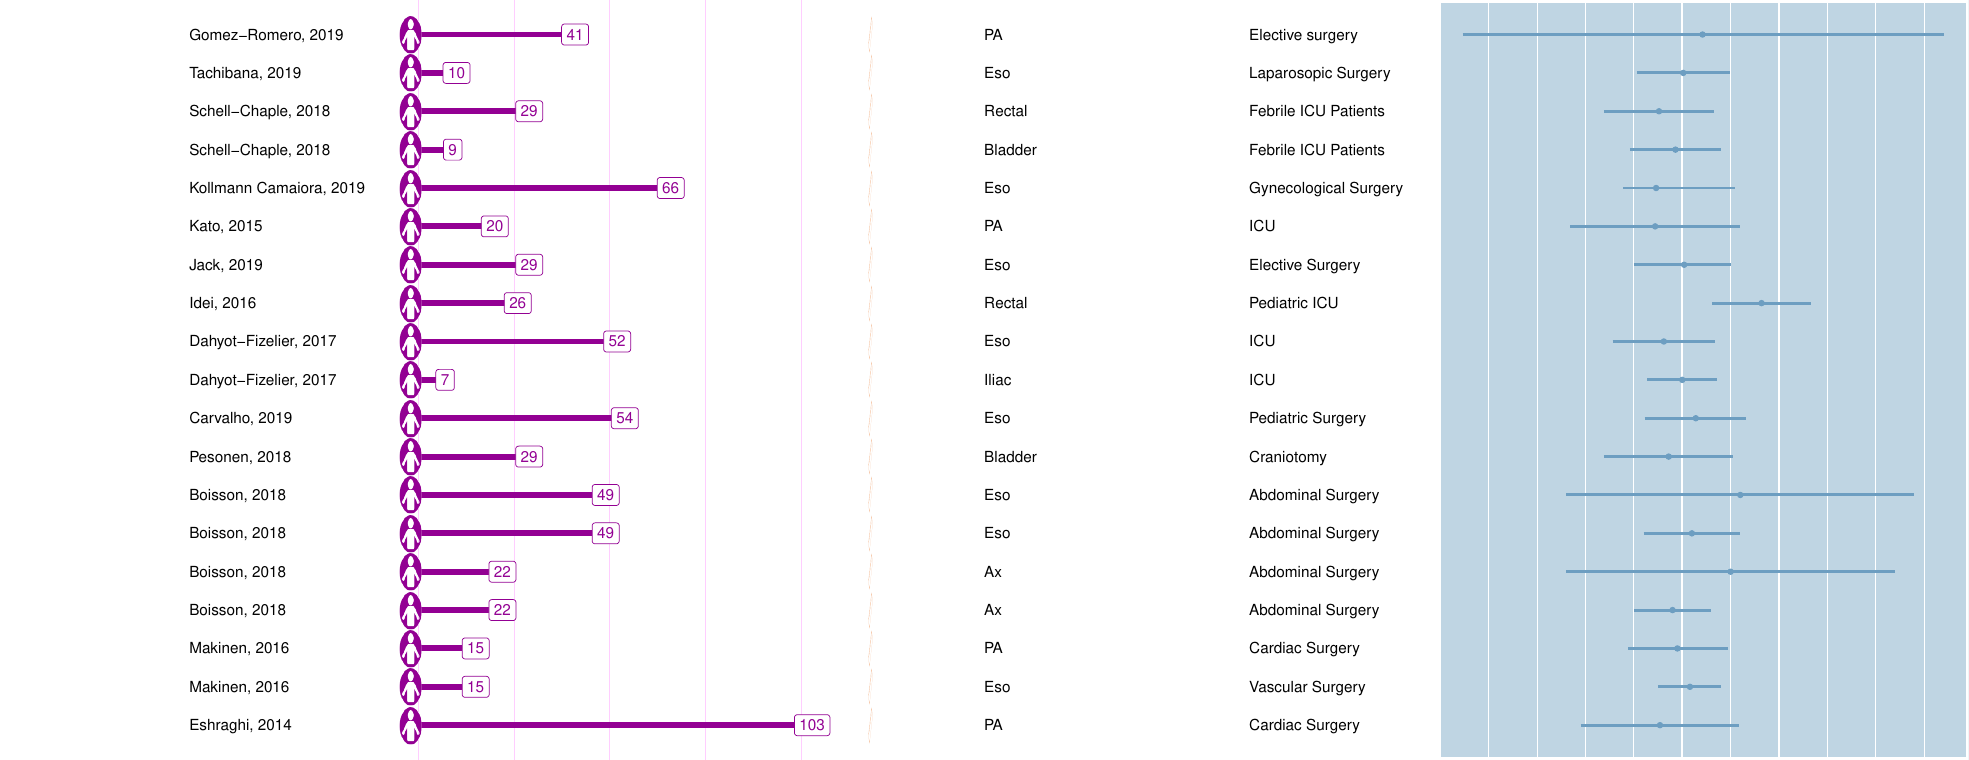

Generate this figure with R:
# library(ggimage)
# data_core$image <- sample("user.png",
#                           size=19, replace = TRUE)
# data_core$ruler <- sample("ruler.png",
#                           size=19, replace = TRUE)


library(ggfittext)

year <- data_core %>%
  separate(Study, c("Study", "Year"), sep = ", ")  %>% 
  mutate(Study = as.factor(Study)) %>% 
  ggplot()+
  geom_fit_text(aes(x=Study, y=0, label=Year, hjust="left"), place = "left", reflow=TRUE, grow = FALSE,
                 position = position_dodge(width = 0.99), show.legend=FALSE)+
  theme_void()+
  coord_flip()

study <- data_core %>% 
  separate(Study, c("Study", "Year"), sep = ", ")  %>% 
  mutate(id = row_number()) %>%  
  mutate(Study = as.factor(Study)) %>% 
  ggplot()+
  geom_fit_text(aes(x=Study, y=0, label=Study, hjust="left"), place = "left", reflow=TRUE, grow = FALSE,
                position = position_dodge(width = 0.99), show.legend=FALSE)+
  theme_void()+
  coord_flip()


results <- data_core %>% 
  mutate(id = row_number()) %>%
  ggplot(aes(x=Study, y=bias))+
  geom_point(aes(x=Study, y=bias, colour=group), position = position_dodge(width = 0.99), show.legend=FALSE)+
  geom_linerange(aes(x=Study, ymin=lower, ymax=upper, colour=group), size=1, position = position_dodge(width = 0.99), show.legend=FALSE)+
  coord_flip()+ 
  theme_void()+
  theme(
    panel.background = element_rect(fill = "#BFD5E3", colour = "white",
                                    size = 2, linetype = "solid"),
    panel.grid.major = element_line(size = 0.5, linetype = 'solid',
                                    colour = "white"), 
    panel.grid.minor = element_line(size = 0.25, linetype = 'solid',
                                    colour = "white")
        )+
  scale_color_brewer(palette="Dark2")

participants <- data_core %>% 
  mutate(id = row_number()) %>% 
  mutate(Study = as.factor(Study)) %>% 
  ggplot(aes(x=Study, y=n))+
    geom_linerange(aes(x=Study, ymin=0, ymax=n, colour=group), 
                   # colour = "#930093", 
                   size=2, position = position_dodge(width = 0.99), show.legend=FALSE)+
  geom_label(aes(x=Study, y=n, label = n, colour=group), 
             # colour="#930093", 
             position = position_dodge(width = 0.99), show.legend=FALSE)+
  theme_void()+
  coord_flip()+
  theme_void()+
  theme(
    panel.background = element_rect(fill = "white", colour = "white",
                                    linetype = "solid"),
    panel.grid.major = element_line(size = 0.1, linetype = 'solid',
                                    colour = "#ffceff")
  )+
  scale_x_discrete(breaks = NULL)+ #removes horizontal grid lines
  geom_text(aes( x=Study, y=-5, colour=group), 
            label =  "\uf0c0", 
            family =  "FontAwesome", 
            size =  3.5,
            # colour = "#930093",
            vjust="center", position = position_dodge(width = 0.99), show.legend=FALSE)+
  scale_color_brewer(palette="Dark2")+
  scale_y_continuous(expand = expand_scale(mult = c(0.1, .1)))


comparison <- data_core %>% 
  mutate(id = row_number()) %>% 
  ggplot()+
  geom_fit_text(aes(x=Study, y=0, label = comparison, colour=group), place = "left", reflow=TRUE, grow = FALSE,
            position = position_dodge(width = 0.99), show.legend=FALSE)+
  theme_void()+
  coord_flip()+
  scale_color_brewer(palette="Dark2")
# ruler <- data_core %>% 
#   mutate(id = row_number()) %>% 
#   ggplot()+
#   geom_image(aes(x=id, y=-1, image=ruler), size=0.05)+
#   theme_void()+
#   coord_flip()
  

patients <- data_core %>% 
  mutate(id = row_number()) %>% 
  ggplot()+
  geom_fit_text(aes(x=Study, y=0, label = patients, colour=group), place = "left", reflow=TRUE, grow = FALSE,
                position = position_dodge(width = 0.99), show.legend=FALSE)+
  theme_void()+
  coord_flip()+
  scale_color_brewer(palette="Dark2")

comments <-  data_core %>% 
  mutate(id = row_number()) %>% 
  ggplot()+
  geom_fit_text(aes(x=Study, y=0, label = comments, colour=group), place = "left", reflow=TRUE, grow = FALSE,
                position = position_dodge(width = 0.99), show.legend=FALSE)+
  # geom_text(aes(x=Study, y=0, label = comments, colour=group), hjust="left",
  #           position = position_dodge(width = 0.99), show.legend=FALSE)+
  theme_void()+
  coord_flip()+
  scale_color_brewer(palette="Dark2")



# measurements <- data_core %>% 
#   mutate(id = row_number()) %>% 
#   ggplot()+
#   geom_linerange(aes(x=id, ymin=0, ymax=N))+
#   geom_label(aes(x=id, y=N, label = N), colour = "#930093", size=2)+
#   theme_void()+
#   coord_flip()+
#   theme(
#     panel.background = element_rect(fill = "white", colour = "white",
#                                     linetype = "solid"),
#     panel.grid.major = element_line(size = 0.1, linetype = 'solid',
#                                     colour = "#ffceff")
#   )+
#   scale_x_continuous(breaks = NULL)

####

combined <- gridExtra::grid.arrange(study,
                                    year,
                                    participants, 
                                    #measurements,
                                    # ruler,
                                    comparison,
                                    patients,
                                    comments,
                                    results,
                                    ncol=7)

  
ggsave(plot = combined, device = "pdf", "forest-plot.pdf", width = 500, units = "mm")
